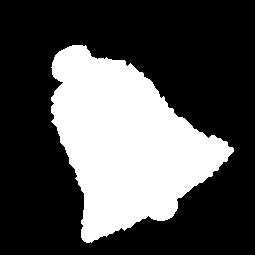
%> input picture src/images/bell.png, 255 x 255 px
$ octave --eval "result = generateDeformationVideoA2B;"   (GNU Octave 9; MATLAB toolbox functions it lacks are replaced by stand-ins)
%> lines starting %> are read from the running program, lines starting %| are printed output that depends on the picture; in (x1, y1, x2, y2) boxes, pixels count from 0 and x2, y2 are one past the last pixel; in counts of white or black regions, pixels touching at a corner belong together; the program's own positions count from 1
function [V] = generateDeformationVideoA2B(N, nT, phName1, phName2)
%GENERATEDEFORMATIONVIDEOA2B This function generates a deformed video given
%                           an input images and number of time steps.
%
% Summary: The generateDeformationVideo function generates a deformed video
% from an input image and number of time steps. The function takes two
% images, mainly for starting frame and end frame (both should be binary).
% It calculates the control points to deform starting image to final image,
% and then computes the deformation using 2nd order polynomial geometric
% transformation. The generates sequence of images are  stored in the
% output variable V. The size of the video and the number of time steps are
% displayed in the console.
%
% Inputs:
%   - N: input image size (default: 256)
%   - nT: The number of time steps (default: 360)
%   - phName1 - name of image for starting frame (default: 'bell')
%   - phName2 - name of image for last frame (default: 'tree')
%
% Outputs:
%   - V: The generated deformed video

% Set default options if not specified

if nargin < 1, N        = 256;    end
if nargin < 2, nT       = 360;    end
if nargin < 3, phName1  = 'bell'; end
if nargin < 4, phName2  = 'tree'; end

fprintf('\n');
fprintf('=============================================================\n');
fprintf('<strong>             Generating Phantom</strong>\n');
fprintf('                (Non-Rigid Motion) \n');
fprintf('=============================================================\n');

% Read in the input image 1
imageA = imread([phName1 '.png']);
%> imageA is the input picture: size 255x255 uint8; 31.5% white; 1 white region, box (x1, y1, x2, y2) and area: (51, 45, 234, 243) 20495
imageA = single(imageA);
imageA = imresize(imageA, [N N],"nearest");
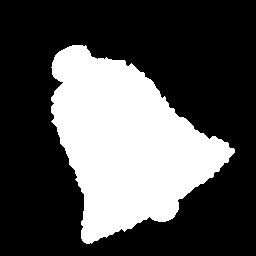
%> imageA: size 256x256 single; 31.7% white; 1 white region, box (x1, y1, x2, y2) and area: (51, 45, 235, 244) 20794
imageA = rescale(imageA);

% Read in the input image 2
imageB = imread([phName2 '.png']);
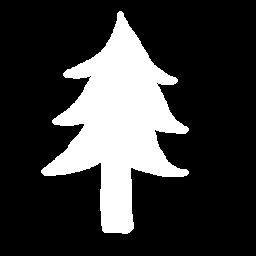
%> input picture src/images/tree.png, 256 x 256 px
%> imageB is the input picture: size 256x256 uint8; 22.2% white; 1 white region, box (x1, y1, x2, y2) and area: (41, 11, 189, 234) 14534
imageB = single(imageB);
imageB = imresize(imageB, [N N],"nearest");
imageB = rescale(imageB);


% Extract and match SIFT features between Image A and Image B
%> (the run ends here)
